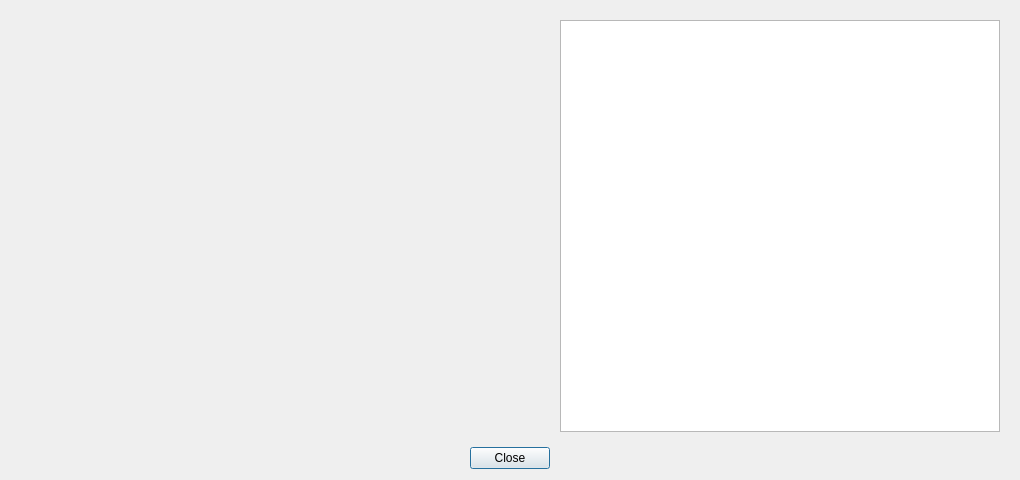
<?xml version="1.0" encoding="UTF-8"?>
<ui version="4.0">
 <class>AboutDialog</class>
 <widget class="QDialog" name="AboutDialog">
  <property name="geometry">
   <rect>
    <x>0</x>
    <y>0</y>
    <width>1020</width>
    <height>480</height>
   </rect>
  </property>
  <property name="windowTitle">
   <string>About </string>
  </property>
  <layout class="QVBoxLayout" name="verticalLayout">
   <item>
    <widget class="QWidget" name="widget" native="true">
     <layout class="QHBoxLayout" name="horizontalLayout">
      <item>
       <widget class="QLabel" name="iconLabel">
        <property name="minimumSize">
         <size>
          <width>256</width>
          <height>256</height>
         </size>
        </property>
        <property name="text">
         <string/>
        </property>
       </widget>
      </item>
      <item>
       <widget class="QTextEdit" name="aboutLabel">
        <property name="styleSheet">
         <string notr="true">QTextEdit {
background: transparent;padding-left:10px;
}</string>
        </property>
        <property name="frameShape">
         <enum>QFrame::Shape::NoFrame</enum>
        </property>
        <property name="frameShadow">
         <enum>QFrame::Shadow::Plain</enum>
        </property>
        <property name="readOnly">
         <bool>true</bool>
        </property>
        <property name="html">
         <string>&lt;!DOCTYPE HTML PUBLIC &quot;-//W3C//DTD HTML 4.0//EN&quot; &quot;http://www.w3.org/TR/REC-html40/strict.dtd&quot;&gt;
&lt;html&gt;&lt;head&gt;&lt;meta name=&quot;qrichtext&quot; content=&quot;1&quot; /&gt;&lt;meta charset=&quot;utf-8&quot; /&gt;&lt;style type=&quot;text/css&quot;&gt;
p, li { white-space: pre-wrap; }
hr { height: 1px; border-width: 0; }
li.unchecked::marker { content: &quot;\2610&quot;; }
li.checked::marker { content: &quot;\2612&quot;; }
&lt;/style&gt;&lt;/head&gt;&lt;body style=&quot; font-family:'Segoe UI'; font-size:9pt; font-weight:400; font-style:normal;&quot;&gt;
&lt;p style=&quot;-qt-paragraph-type:empty; margin-top:0px; margin-bottom:0px; margin-left:0px; margin-right:0px; -qt-block-indent:0; text-indent:0px;&quot;&gt;&lt;br /&gt;&lt;/p&gt;&lt;/body&gt;&lt;/html&gt;</string>
        </property>
       </widget>
      </item>
      <item>
       <widget class="QTextBrowser" name="changelogView">
        <property name="minimumSize">
         <size>
          <width>440</width>
          <height>0</height>
         </size>
        </property>
        <property name="openLinks">
         <bool>false</bool>
        </property>
       </widget>
      </item>
     </layout>
    </widget>
   </item>
   <item>
    <widget class="QDialogButtonBox" name="buttonBox">
     <property name="orientation">
      <enum>Qt::Orientation::Horizontal</enum>
     </property>
     <property name="standardButtons">
      <set>QDialogButtonBox::StandardButton::Close</set>
     </property>
     <property name="centerButtons">
      <bool>true</bool>
     </property>
    </widget>
   </item>
  </layout>
 </widget>
 <resources/>
 <connections>
  <connection>
   <sender>buttonBox</sender>
   <signal>accepted()</signal>
   <receiver>AboutDialog</receiver>
   <slot>accept()</slot>
   <hints>
    <hint type="sourcelabel">
     <x>248</x>
     <y>254</y>
    </hint>
    <hint type="destinationlabel">
     <x>157</x>
     <y>274</y>
    </hint>
   </hints>
  </connection>
  <connection>
   <sender>buttonBox</sender>
   <signal>rejected()</signal>
   <receiver>AboutDialog</receiver>
   <slot>reject()</slot>
   <hints>
    <hint type="sourcelabel">
     <x>316</x>
     <y>260</y>
    </hint>
    <hint type="destinationlabel">
     <x>286</x>
     <y>274</y>
    </hint>
   </hints>
  </connection>
 </connections>
</ui>
